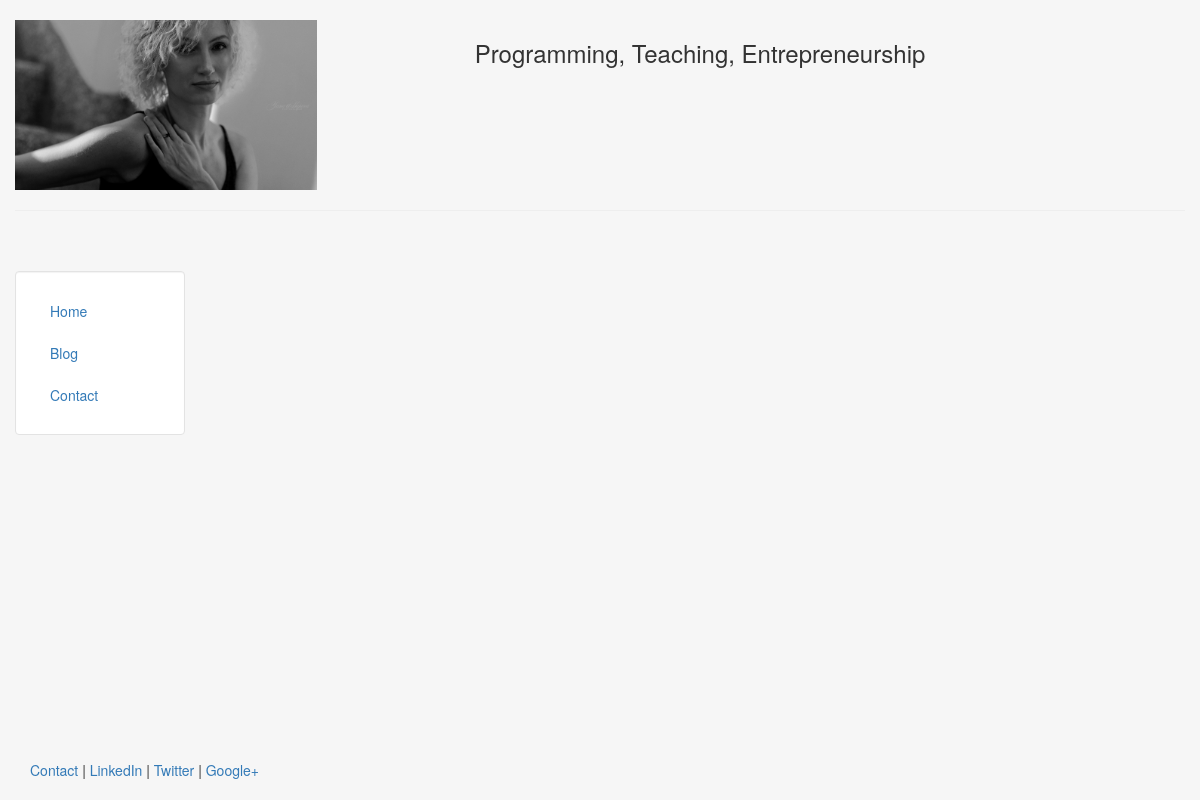
The page /blog/ on the database as committed earlier.
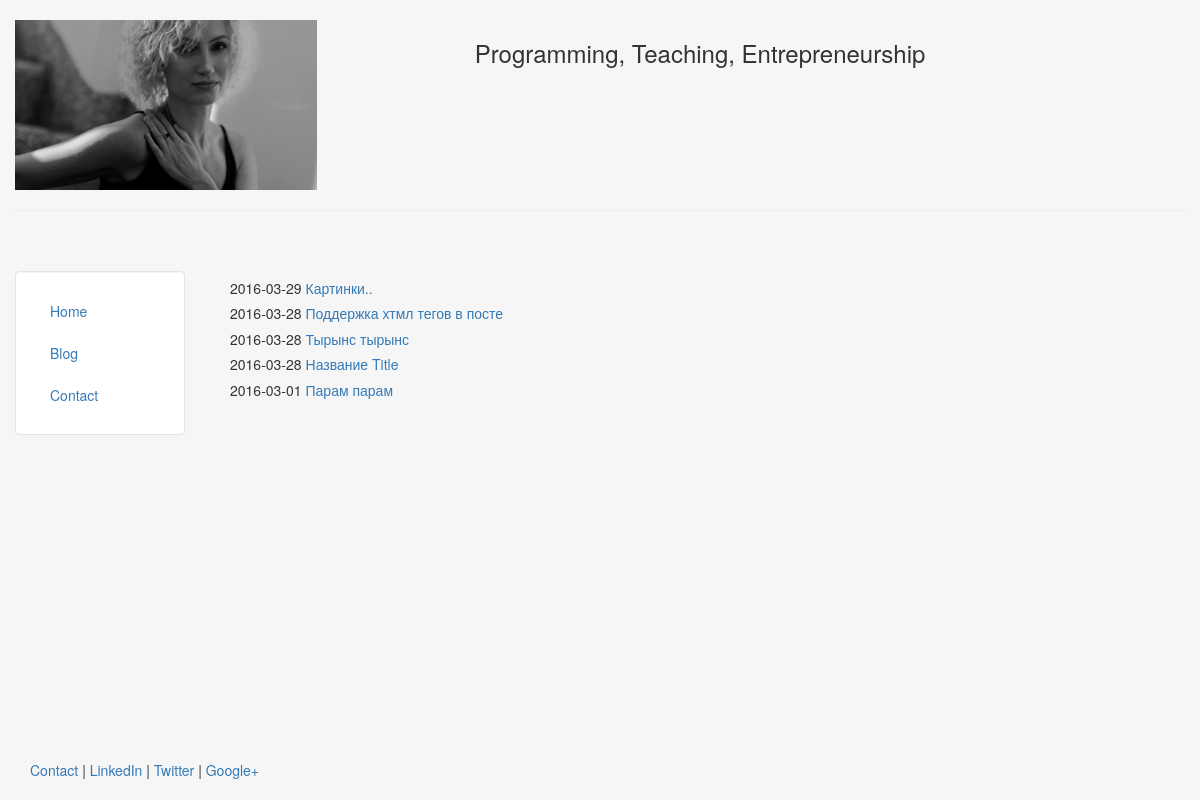
The same page on the database as committed later.
### blog/models.py (models this page shows, shortened)
class Post(models.Model):
    class Meta():
        db_table = 'post'
    post_title = models.CharField(max_length=140)
    post_body = models.TextField()
    post_date = models.DateTimeField()
    post_like = models.IntegerField()
    post_img = models.ImageField(upload_to='media/images/', blank=True, null=True)

### templates/blog/blog.html
{% extends "myapp/header.html" %}
{% block content %}
    {% for post in object_list %}
        <h5>{{ post.post_date|date:"Y-m-d" }}<a href="/blog/{{ post.id }}" > {{ post.post_title }}</a></h5>
    {% endfor %}
{% endblock %}

### templates/myapp/header.html (shortened to what this page needs)
<!DOCTYPE html>
<html lang="en">
<head>
	{% load staticfiles %}
	<link rel="stylesheet" href="{% static 'css/bootstrap.min.css' %}" type = "text/css"/>
</head>
<body class="body" style="background-color:#f6f6f6">
	<div class="container-fluid" style="min-height:95%; ">
		<div class="row">
			  <div class="col-sm-2">
				  <br>
				  <center>
					<img src="{% static 'img/profile.jpg' %}" class="responsive-img" style='max-height:170px;' alt="face">
				  </center>
			  </div>
			  <div class="col-sm-10">
				  <br>
				  <center>
				  <h3>Programming, Teaching, Entrepreneurship</h3>
				  </center>
			  </div>
		</div><hr>
		<div class="row">
		  <div class="col-sm-2">
		  <br>
		  <br>
			<div class="well bs-sidebar" id="sidebar" style="background-color:#fff">
			  <ul class="nav nav-pills nav-stacked">
				<li><a href='/'>Home</a></li>
				<li><a href='/blog/'>Blog</a></li>
				<li><a href='/contact/'>Contact</a></li>
			  </ul>
			</div>
		  </div>
		  <div class="col-sm-10">
			<div class='container-fluid'>
			<br><br>
			   {% block content %}
			   {% endblock %}
			</div>
		  </div>
		</div>
	</div>
	<footer>
		<div class="container-fluid" style='margin-left:15px'>
			<p><a href="#" target="blank">Contact</a> | <a href="#" target="blank">LinkedIn</a> | <a href="#" target="blank">Twitter</a> | <a href="#" target="blank">Google+</a></p>
		</div>
	</footer>
</body>
</html>

### templates/myapp/header.html (style rules this page uses)
html, body { height:100% }

Rows that differ between the two databases and show on the page:
added Post: post_date "2016-03-29", post_title "Картинки.."
added Post: post_date "2016-03-28", post_title "Поддержка хтмл тегов в посте"
added Post: post_date "2016-03-28", post_title "Тырынс тырынс"
added Post: post_date "2016-03-28", post_title "Название Title"
added Post: post_date "2016-03-01", post_title "Парам парам"
